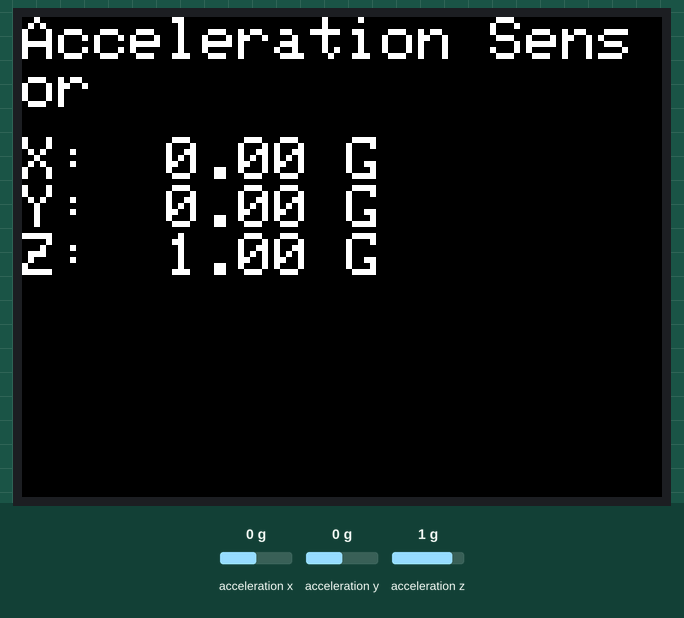
This program was run on a simulated ESP32. Shown: 320×240 colour display. Inputs (shaded band) come from the test bench; at power-on: acceleration x 0 g, acceleration y 0 g, acceleration z 1 g.

Above: at 1.4 s.
1.5 s: acceleration x set to -1.4 g
At 1.9 s:
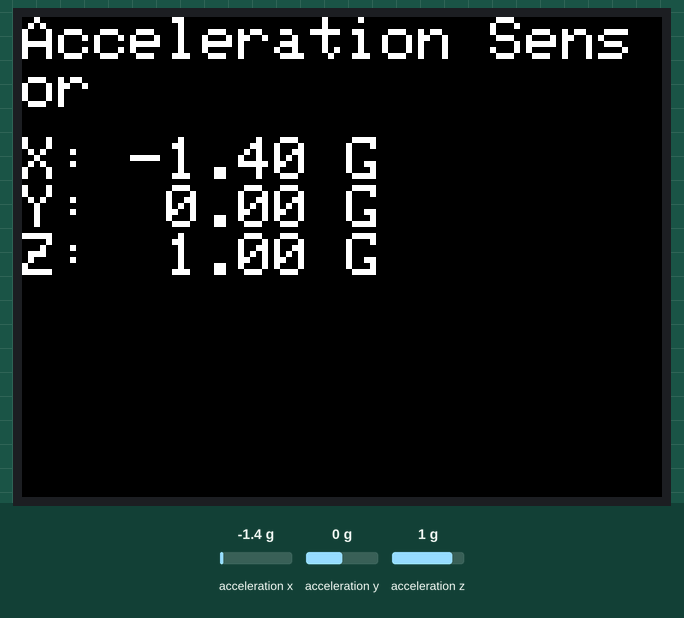
3.0 s: acceleration y set to -1.4 g
At 3.9 s:
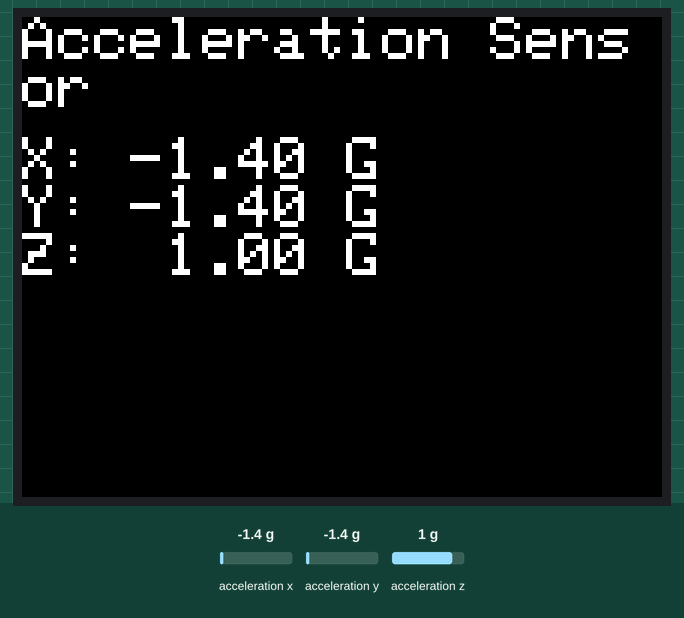
4.5 s: acceleration z set to -1.4 g
At 5.7 s:
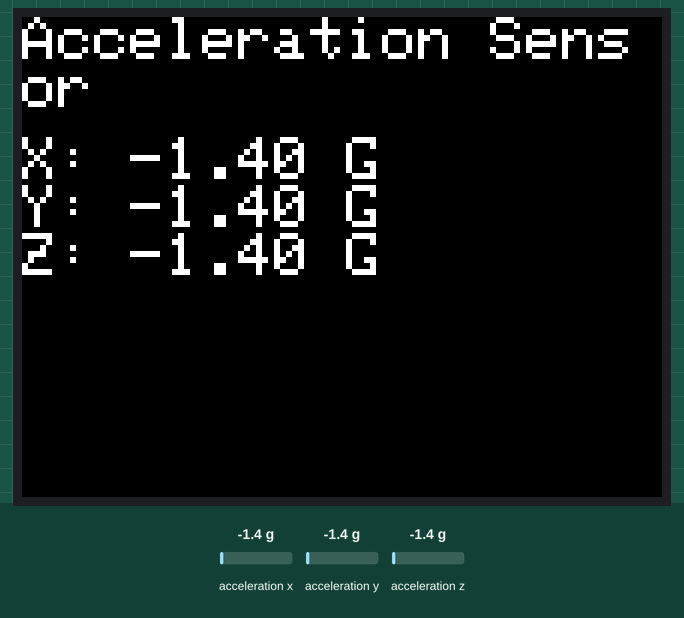
6.0 s: acceleration x set to -0.8 g
At 6.5 s:
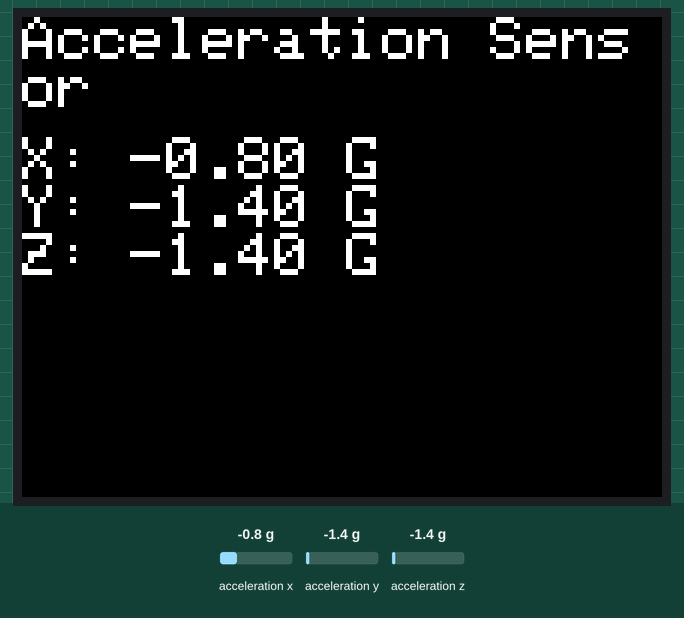
Timing chart, 0 to 9.0 s (numbered marks = the images above; inputs shaded):
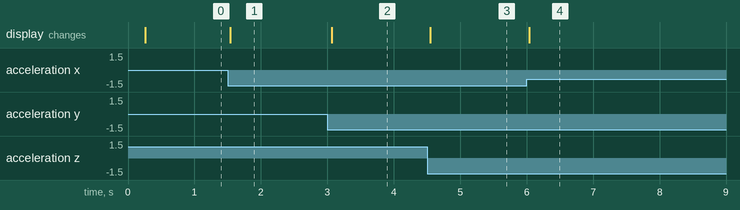

Measured:
- after the input at 1.5 s, the display: changes at once (image 1)
- after the input at 3.0 s, the display: changes after 0.06 s (image 2)
- after the input at 4.5 s, the display: changes after 0.05 s (image 3)
- after the input at 6.0 s, the display: changes at once (image 4)

The program:

main.cpp
```cpp
#define M5STACK_MPU6886  // #include <M5Stack.h> の前にこの行を追加

#include <M5Stack.h>

float ema_acc_x, ema_acc_y, ema_acc_z;
float alpha = 0.1;

unsigned long wakeup_start;

void setup() {
  M5.begin();
  M5.Power.begin();  // 加速度センサかジャイロセンサを使うときはこの行を追加
  M5.IMU.Init();  // 加速度センサかジャイロセンサを使うときはこの行を追加

  M5.Lcd.fillScreen(BLACK);
  M5.Lcd.setTextSize(3);
  wakeup_start = millis();
}

void loop() {
  float acc_x, acc_y, acc_z;
  M5.IMU.getAccelData(&acc_x, &acc_y, &acc_z);
  float prev_ema_acc_x = ema_acc_x;
  float prev_ema_acc_y = ema_acc_y;
  float prev_ema_acc_z = ema_acc_z;
  ema_acc_x = alpha * acc_x + (1 - alpha) * prev_ema_acc_x;
  ema_acc_y = alpha * acc_y + (1 - alpha) * prev_ema_acc_y;
  ema_acc_z = alpha * acc_z + (1 - alpha) * prev_ema_acc_z;
  float diff_x = ema_acc_x - prev_ema_acc_x;
  float diff_y = ema_acc_y - prev_ema_acc_y;
  float diff_z = ema_acc_z - prev_ema_acc_z;

  float margin = 0.01;
  if (abs(diff_x) < margin && abs(diff_y) < margin && abs(diff_z) < margin) {
  } else {
    wakeup_start = millis();
  }
  if (millis() - wakeup_start > 5000) {
    M5.Lcd.clear(BLACK);
  } else {
    M5.Lcd.setCursor(0, 0);
    M5.Lcd.printf("Acceleration Sensor");
    M5.Lcd.setCursor(0, 60);
    // printf関数によって、通常のC言語フォーマットに沿った書式指定ができる。
    // %5.2f　は、右詰め, 5マス分の幅, 小数点以下を2桁に揃える。
    M5.Lcd.printf("X: %5.2f G\nY: %5.2f G\nZ: %5.2f G", acc_x, acc_y, acc_z);
  }

  delay(1);
}
```
